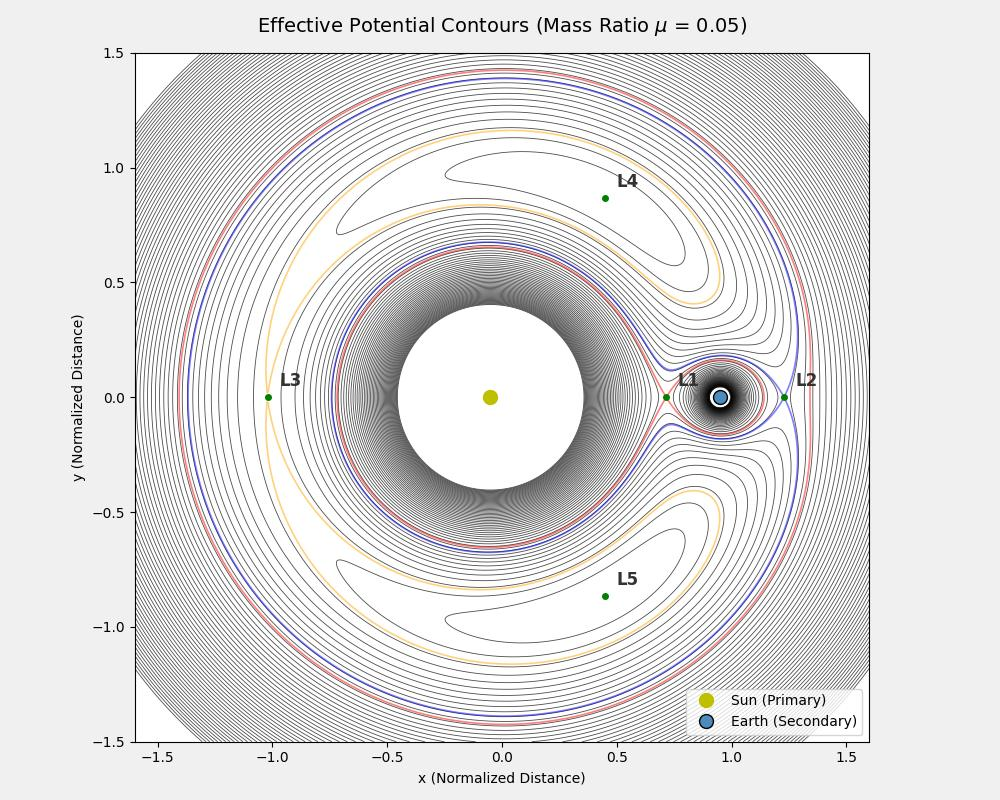

Write Python code to recreate this figure.
import numpy as np
import matplotlib.pylab as plt
from scipy.optimize import fsolve
import os

mu = 0.05

FOLDER_PATH = os.path.dirname(os.path.abspath(__file__))

def effective_potential(x, y):
    r1 = np.sqrt((x+mu)**2+y**2)
    r2 = np.sqrt((x - 1 + mu)**2 + y**2)

    r1 = np.where(r1 == 0, 1e-10, r1)
    r2 = np.where(r2 == 0, 1e-10, r2)

    return 0.5 * (x**2 + y**2) + (1 - mu) / r1 + mu / r2

def dU_dx(x):
    r1 = np.abs(x+mu)
    r2 = np.abs(x - 1 + mu)
    return x - ((1 - mu) * (x + mu) / r1**3) - (mu * (x - 1 + mu) / r2**3)

x_L1 = fsolve(dU_dx, 0.5)[0]
x_L2 = fsolve(dU_dx, 1.5)[0]
x_L3 = fsolve(dU_dx, -1.0)[0]

x_L45 = 0.5 - mu
y_L4 = np.sqrt(3) / 2
y_L5 = -np.sqrt(3) / 2

x_val = np.linspace(-1.6, 1.6, 600)
y_val = np.linspace(-1.5, 1.5, 600)
X, Y = np.meshgrid(x_val, y_val)
Z = effective_potential(X, Y)

Z_capped = np.clip(Z, None, 2.5)

plt.figure(figsize=(10, 8), facecolor='#f0f0f0')
ax = plt.gca()

levels = np.linspace(1.4, 2.5, 60)
contours = ax.contour(X, Y, Z_capped, levels=levels, colors='black', linewidths=0.6, alpha=0.7)

C_L1 = effective_potential(x_L1, 0)
C_L2 = effective_potential(x_L2, 0)
C_L3 = effective_potential(x_L3, 0)

ax.contour(X, Y, Z, levels=[C_L1], colors=['red'], linewidths=1.2, alpha=0.5)
ax.contour(X, Y, Z, levels=[C_L2], colors=['blue'], linewidths=1.2, alpha=0.5)
ax.contour(X, Y, Z, levels=[C_L3], colors=['orange'], linewidths=1.2, alpha=0.5)

ax.plot(-mu, 0, 'yo', markersize=10, label='Sun (Primary)')
ax.plot(1-mu, 0, 'ko', markersize=10, markerfacecolor='#4b8bbe',  label='Earth (Secondary)')

l_points_x = [x_L1, x_L2, x_L3, x_L45, x_L45]
l_points_y = [0, 0, 0, y_L4, y_L5]
labels = ['L1', 'L2', 'L3', 'L4', 'L5']

for px, py, label in zip(l_points_x, l_points_y, labels):
    ax.plot(px, py, 'go', markersize=4)
    ax.text(px + 0.05, py + 0.05, label, fontsize=12, fontweight='bold', color='#333333')


ax.set_aspect('equal')
plt.title(f'Effective Potential Contours (Mass Ratio $\mu$ = {mu})', fontsize=14, pad=15)
plt.xlabel('x (Normalized Distance)')
plt.ylabel('y (Normalized Distance)')
plt.xlim([-1.6, 1.6])
plt.ylim([-1.5, 1.5])
plt.grid(False)
plt.legend(loc='lower right')

plt.tight_layout()
plt.savefig(os.path.join(FOLDER_PATH, "Lagrange_points_plot.jpg"), format="jpg")
